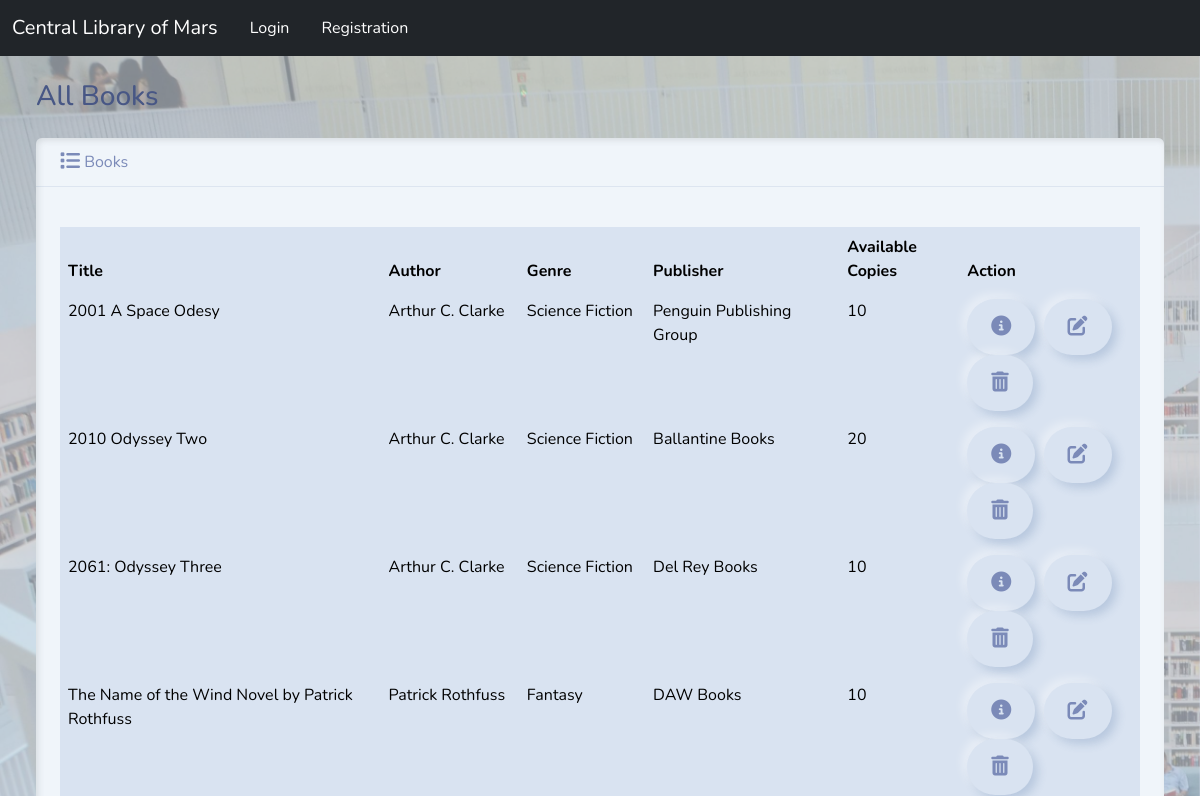
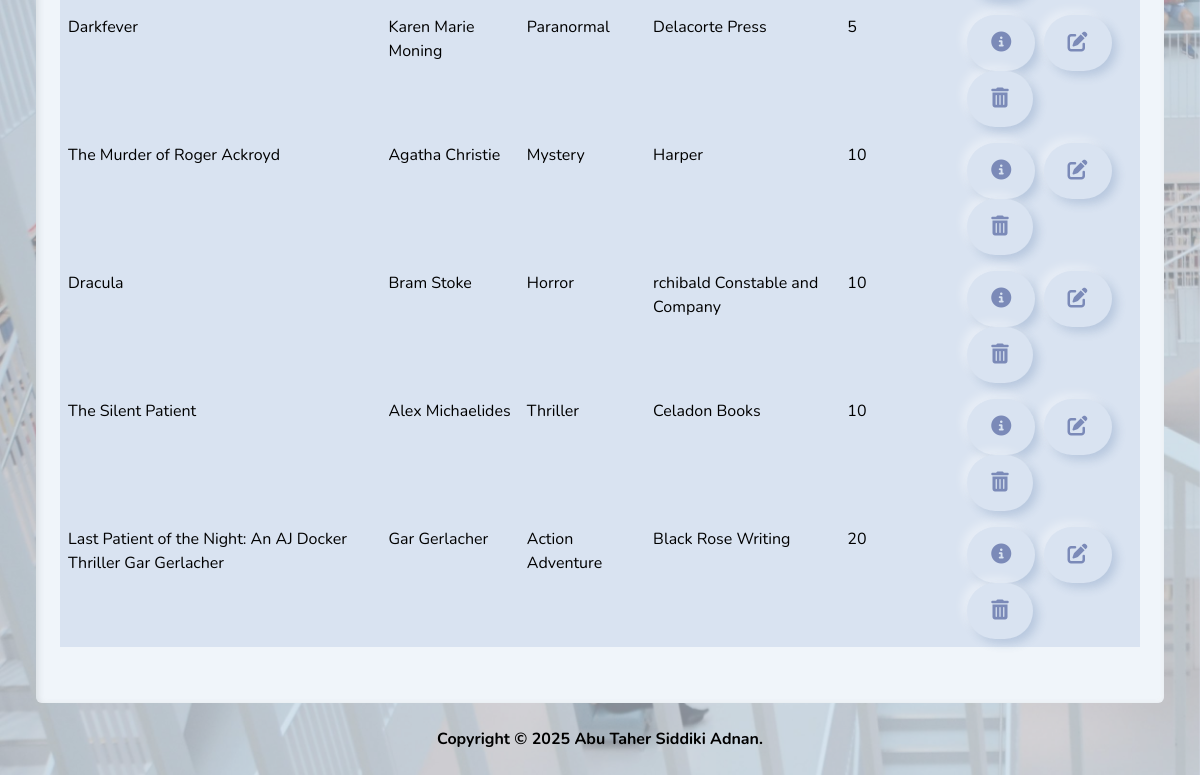
The page /books/ on the database as committed earlier (2 pictures, top to bottom).
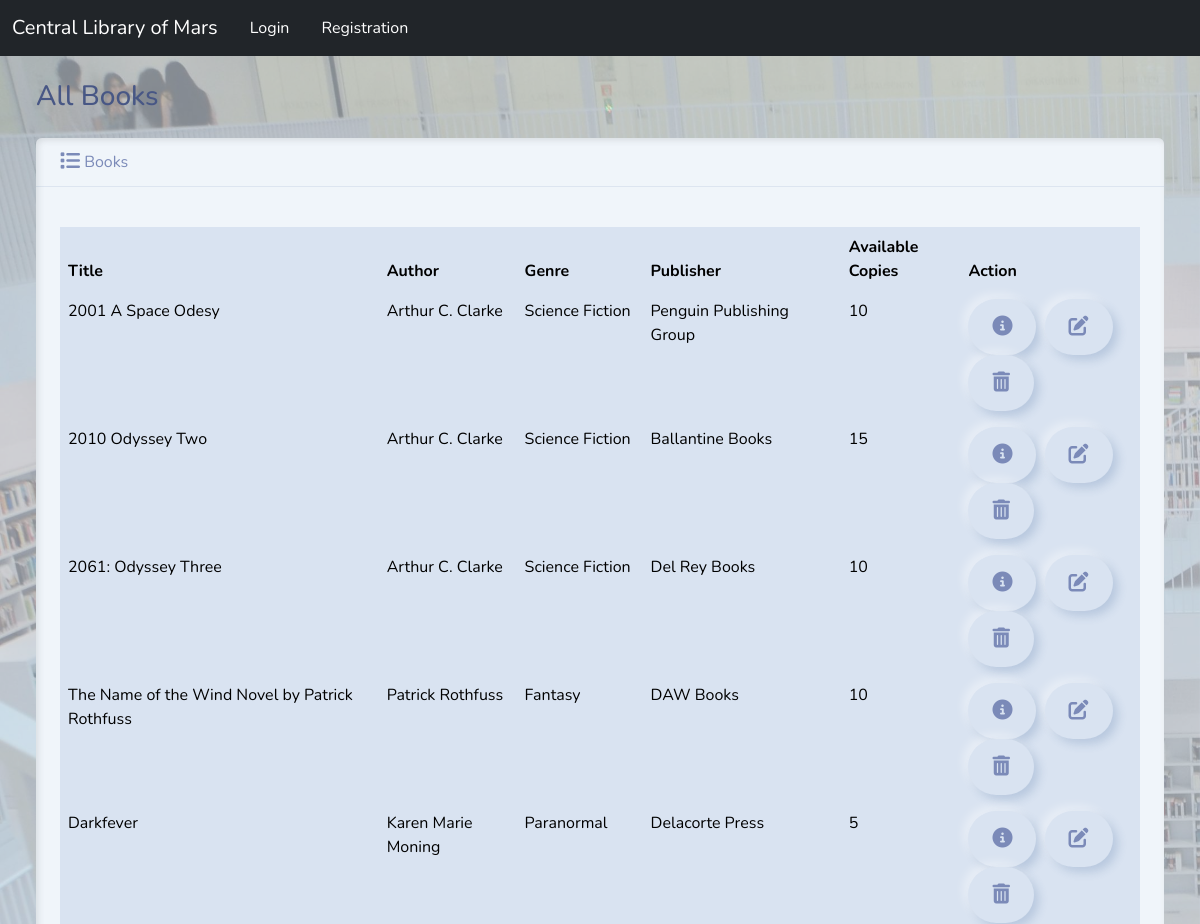
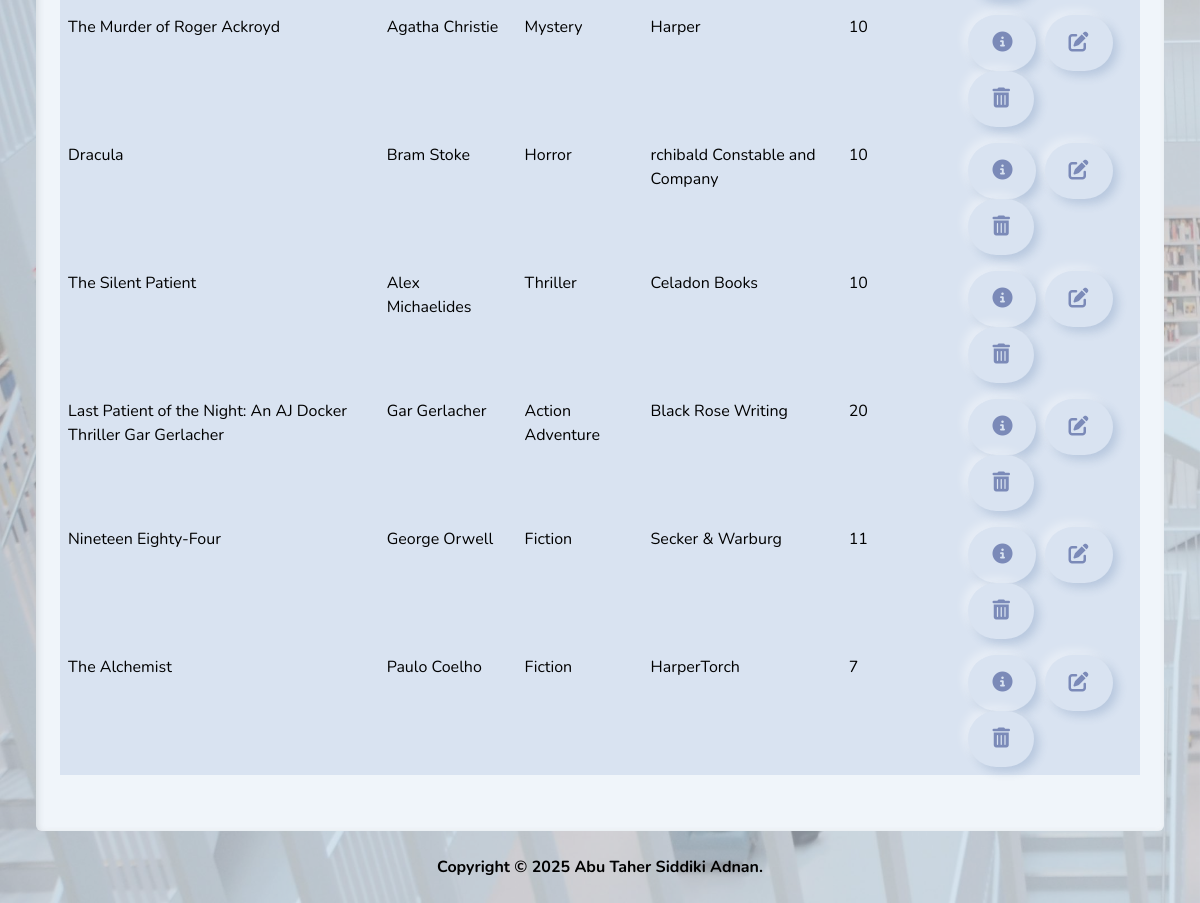
The same page on the database as committed later (2 pictures, top to bottom).
### app/models.py (models this page shows, shortened)
class Books(models.Model):
    title = models.CharField(max_length=200)
    author = models.CharField(max_length=100)
    genre = models.CharField(choices=GENRE_CHOICE, max_length=50, default="")
    publisher = models.CharField(max_length=100)
    publication_date = models.DateField(blank=True, null=True)
    available_copies = models.PositiveBigIntegerField(default=0)

### app/views.py (the view)
# urls.py: path('books/', views.book_list, name='book_list'),
def book_list(request):
    books = Books.objects.all()
    return render(request, 'app/book_list.html', {'books': books})

### app/templates/app/book_list.html (shortened to what this page needs)
{% extends "app/base.html" %}
{% block body %}
<h3 class="m-4">All Books</h3>
<div class="row">
    <div class="col-12">
        {% if books %}
        <div class="card bg-light ms-4 me-4 mb-4">
            <div class="card-header">
                <i class="fa-solid fa-list fa-lg"></i> Books
            </div>
            <div class="card-body">
                <p class="card-text">
                <div class="table-responsive">
                    <table class="table table-hover">
                        <thead>
                            <tr>
                                <th scope="col">Title</th>
                                <th scope="col">Author</th>
                                <th scope="col">Genre</th>
                                <th scope="col">Publisher</th>
                                <th scope="col">Available Copies</th>
                                <th scope="col">Action</th>
                            </tr>
                        </thead>
                        <tbody>
                            {% for bk in books %}
                            <tr>
                                <td>{{ bk.title }}</td>
                                <td>{{ bk.author }}</td>
                                <td>{{ bk.genre }}</td>
                                <td>{{ bk.publisher }}</td>
                                <td>{{ bk.available_copies }}</td>
                                <td>
                                    <button type="button" class="btn btn-success me-1"
                                        href="#" data-bs-toggle="modal"
                                        data-bs-target="#myModal{{bk.id}}">
                                        <i class="fa-solid fa-circle-info fa-lg"></i>
                                    </button>
                                    <a class="btn btn-warning me-1" href="#" data-bs-toggle="modal" data-bs-target="#editModal{{ bk.id }}">
                                        <i class="fa-solid fa-pen-to-square fa-lg"></i>
                                    </a>
                                    <button type="button" class="btn btn-danger" data-bs-toggle="modal"
                                        data-bs-target="#delete{{bk.id}}">
                                        <i class="fa-solid fa-trash-can fa-lg"></i>
                                    </button>
                                </td>
                            </tr>
                            {% endfor %}
                        </tbody>
                    </table>
                </div>
                </p>
            </div>
        </div>
        {% else %}
        <h5 class="alert alert-primary ms-4 me-4">No Books Record</h5>
        {% endif %}
    </div>
</div>
{% endblock %}

### app/templates/app/base.html (shortened to what this page needs)
{% load static %}
<!DOCTYPE html>
<html lang="en">
<head>
    <link rel="stylesheet" href="https://cdnjs.cloudflare.com/ajax/libs/font-awesome/6.1.1/css/all.min.css">
    <link href="https://cdn.jsdelivr.net/npm/bootstrap@5.3.3/dist/css/bootstrap.min.css" rel="stylesheet"
>
    <link href="{% static 'css/bootstrap.min.css' %}" rel="stylesheet">
</head>
<body class="d-flex flex-column min-vh-100">
    <nav class="navbar navbar-expand-lg bg-dark" data-bs-theme="dark">
        <div class="container-fluid">
            <a class="navbar-brand" href="{% url 'home' %}">Central Library of Mars</a>
            <div class="collapse navbar-collapse" id="navbarColor02">
                <ul class="navbar-nav me-auto">
                    {% if request.user.is_authenticated %}
                    <li class="nav-item">
                        <a class="nav-link active" href="{% url 'home' %}"> <i class="fa-solid fa-house fa-lg"></i> Home
                            <span class="visually-hidden">(current)</span>
                        </a>
                    </li>
                    <li class="nav-item">
                        <a class="nav-link text-white" href="{% url 'book_list' %}"> <i
                                class="fa-solid fa-book fa-lg"></i> Books</a>
                    </li>
                    <li class="nav-item">
                        <a class="nav-link text-white" href="{% url 'add' %}"><i class="fa-solid fa-plus fa-lg"></i> Add
                            Books</a>
                    </li>
                </ul>
                <form method="GET" action="{% url 'search_books' %}">
                    <div class="input-group">
                        <input type="text" name="q" class="form-control" placeholder="Search for books..." value="{{ query }}">
                        <button class="btn btn-secondary" type="submit">Search</button>
                    </div>
                </form>
                <ul class="navbar-nav mb-2 mb-lg-0">
                    <li class="nav-item dropdown mx-2">
                        <a class="nav-link dropdown-toggle text-white" href="" role="button" data-bs-toggle="dropdown"
                            aria-expanded="false">
                            {{ request.user }}
                        </a>
                        <ul class="dropdown-menu" aria-labelledby="profileDropdown">
                            <li class="nav-item">
                                <a class="dropdown-item" href="{% url 'profile' %}">Profile</a>
                            </li>
                            <li class="nav-item">
                                <a class="dropdown-item" href="{% url 'passwordchange' %}">Change Password</a>
                            </li>
                            <li>
                                <form action="{% url 'logout' %}" method="post" style="display: inline;">
                                    {% csrf_token %}
                                    <button type="submit" class="dropdown-item">Logout</button>
                                </form>
                            </li>
                        </ul>
                    </li>
                </ul>
                {% else %}
                <ul class="navbar-nav ms-auto mb-2 mb-lg-0">
                    <li class="nav-item dropdown mx-2">
                        <a class="nav-link text-white" href="{% url 'login' %}">Login</a>
                    </li>
                    <li class="nav-item dropdown mx-2">
                        <a class="nav-link text-white" href="{% url 'registration' %}">Registration</a>
                    </li>
                </ul>
                {% endif %}
            </div>
        </div>
    </nav>
    <div class="container-fluid">
        {% block body %}{% endblock %}
    </div>
    <footer class="mt-auto mb-4">
        <div class="text-center">
            <strong>
                <span>
                    Copyright &copy;
                    <script>document.write(new Date().getFullYear())</script> Abu Taher Siddiki Adnan.
                </span>
            </strong>
        </div>
    </footer>
</body>
</html>

Rows that differ between the two databases and show on the page:
changed Books "2010 Odyssey Two": available_copies "20" → "15"
added Books: title "Nineteen Eighty-Four", author "George Orwell", genre "Fiction", publisher "Secker & Warburg", available_copies "11"
added Books: title "The Alchemist", author "Paulo Coelho", genre "Fiction", publisher "HarperTorch", available_copies "7"
